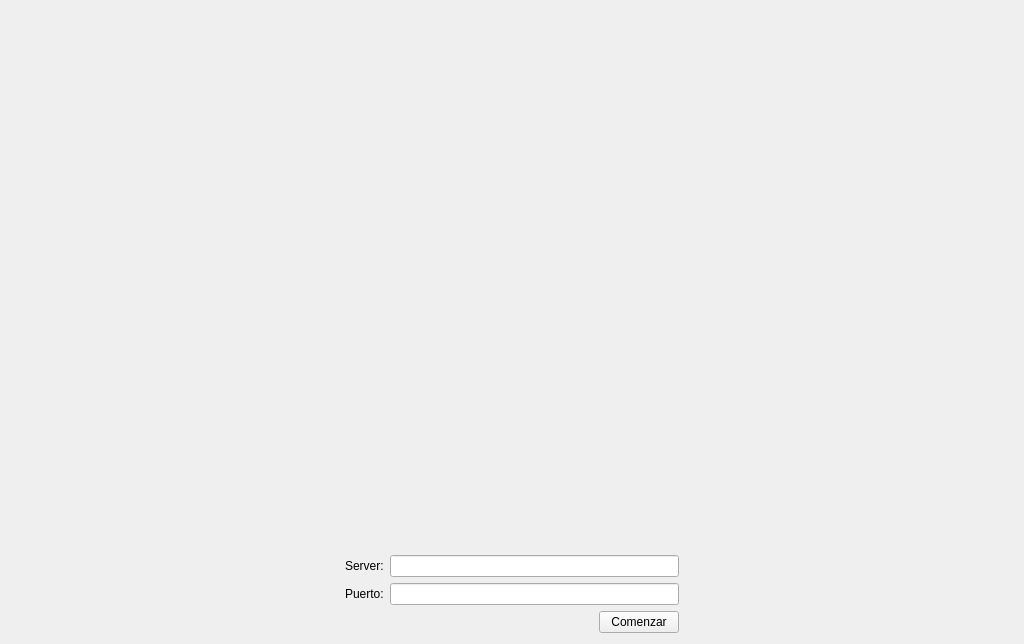
<?xml version="1.0" encoding="UTF-8"?>
<ui version="4.0">
 <class>Login_Window</class>
 <widget class="QWidget" name="Login_Window">
  <property name="geometry">
   <rect>
    <x>0</x>
    <y>0</y>
    <width>1024</width>
    <height>644</height>
   </rect>
  </property>
  <property name="minimumSize">
   <size>
    <width>1024</width>
    <height>580</height>
   </size>
  </property>
  <layout class="QGridLayout" name="gridLayout_5">
   <item row="0" column="0">
    <layout class="QGridLayout" name="gridLayout_4">
     <item row="0" column="0">
      <widget class="QLabel" name="label_3">
       <property name="styleSheet">
        <string notr="true">border-image: url(:/res/worms_background.png);</string>
       </property>
       <property name="text">
        <string/>
       </property>
      </widget>
     </item>
     <item row="1" column="0">
      <layout class="QGridLayout" name="gridLayout_3">
       <item row="0" column="0">
        <spacer name="horizontalSpacer_2">
         <property name="orientation">
          <enum>Qt::Horizontal</enum>
         </property>
         <property name="sizeHint" stdset="0">
          <size>
           <width>40</width>
           <height>20</height>
          </size>
         </property>
        </spacer>
       </item>
       <item row="0" column="1">
        <layout class="QGridLayout" name="gridLayout_2">
         <item row="0" column="0">
          <layout class="QGridLayout" name="gridLayout">
           <item row="0" column="0">
            <layout class="QVBoxLayout" name="verticalLayout_2">
             <item>
              <widget class="QLabel" name="label">
               <property name="text">
                <string>Server:</string>
               </property>
              </widget>
             </item>
             <item>
              <widget class="QLabel" name="label_2">
               <property name="text">
                <string>Puerto:</string>
               </property>
              </widget>
             </item>
            </layout>
           </item>
           <item row="0" column="1">
            <layout class="QVBoxLayout" name="verticalLayout">
             <item>
              <widget class="QLineEdit" name="serverInput"/>
             </item>
             <item>
              <widget class="QLineEdit" name="portInput"/>
             </item>
            </layout>
           </item>
          </layout>
         </item>
         <item row="1" column="0">
          <layout class="QHBoxLayout" name="horizontalLayout">
           <item>
            <spacer name="horizontalSpacer">
             <property name="orientation">
              <enum>Qt::Horizontal</enum>
             </property>
             <property name="sizeHint" stdset="0">
              <size>
               <width>40</width>
               <height>20</height>
              </size>
             </property>
            </spacer>
           </item>
           <item>
            <widget class="QPushButton" name="start">
             <property name="enabled">
              <bool>true</bool>
             </property>
             <property name="text">
              <string>Comenzar</string>
             </property>
            </widget>
           </item>
          </layout>
         </item>
        </layout>
       </item>
       <item row="0" column="2">
        <spacer name="horizontalSpacer_3">
         <property name="orientation">
          <enum>Qt::Horizontal</enum>
         </property>
         <property name="sizeHint" stdset="0">
          <size>
           <width>40</width>
           <height>20</height>
          </size>
         </property>
        </spacer>
       </item>
      </layout>
     </item>
    </layout>
   </item>
  </layout>
 </widget>
 <resources/>
 <connections/>
</ui>
